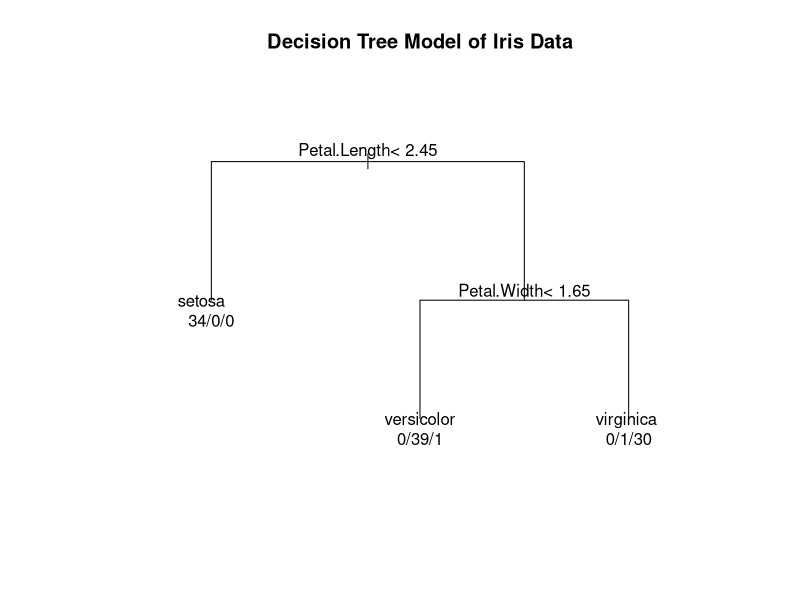
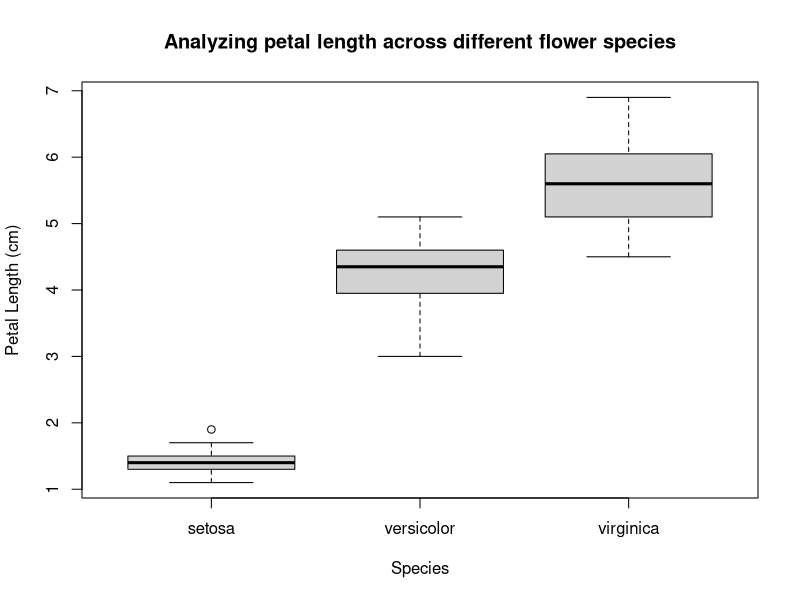

The R source for these figures, in order:

# Load the library for this exercise
# NOTE: Please ignore the warning messages
library(rpart)

# Load the iris dataset into memory     
data(iris) 

# View the dimension of the dataset   
dim(iris)

# View the first few rows of the dataset   
head(iris)

# View the struture of the dataset   
str(iris)

# View the summary statistics of the dataset
summary(iris)

# Randomly sample 70% of the rows in the dataset to use as our training set rows
train.index <- sample(1:nrow(iris), 0.7*nrow(iris)) 

# Assign these randomly selected 70% of rows to our training subset of data
iris.train <- iris[train.index,  ] 
dim(iris.train)

# Use the remaining 30% as the testing set
iris.test <- iris[-train.index,  ]
dim(iris.test)

# Default decision tree model
# Builds a decision tree from the iris dataset to predict species given all other columns as predictors
iris.tree <- rpart(Species ~., data = iris.train)  

# Visualize the model
# Plot the tree structure
plot(iris.tree, margin = c(0.25))
title(main = "Decision Tree Model of Iris Data")
text(iris.tree, use.n = TRUE)

# Let's see how the Petal.Length looks across different species    
boxplot(Petal.Length ~ Species, data = iris.train, main="Analyzing petal length across different flower species",
        xlab="Species",
        ylab="Petal Length (cm)")

# Print the iris.tree model
iris.tree

# Predict iris species given test data using the decision model
iris.predictions <- predict(iris.tree, iris.test, type = "class")
head(iris.predictions)

# Predicted values can also be probabilities,instead of class labels
iris.predictions.prob <- predict(iris.tree, iris.test, type = "prob")
head(iris.predictions.prob)

# Comparison table of actual values and predicted values
iris.comparison <- iris.test
iris.comparison$Predictions <- iris.predictions
iris.comparison[ , c("Species", "Predictions")]

# View misclassified rows
disagreement.index <- iris.comparison$Species != iris.comparison$Predictions 
iris.comparison[disagreement.index, ]

# Use method "anova" as a parameter to set a regression decision tree model
iris.tree <- rpart(Petal.Length ~ ., data = iris.train, method="anova")
